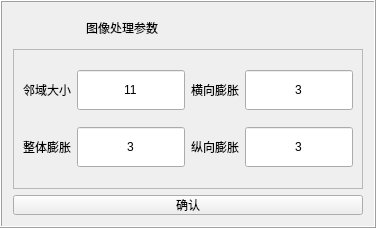
            <widget class="QFrame" name="tab2_frame2">
             <property name="sizePolicy">
              <sizepolicy hsizetype="Preferred" vsizetype="Preferred">
               <horstretch>0</horstretch>
               <verstretch>0</verstretch>
              </sizepolicy>
             </property>
             <property name="minimumSize">
              <size>
               <width>0</width>
               <height>0</height>
              </size>
             </property>
             <property name="maximumSize">
              <size>
               <width>16777215</width>
               <height>280</height>
              </size>
             </property>
             <property name="frameShape">
              <enum>QFrame::Box</enum>
             </property>
             <property name="frameShadow">
              <enum>QFrame::Raised</enum>
             </property>
             <layout class="QVBoxLayout" name="verticalLayout_4">
              <item>
               <widget class="QLabel" name="label_35">
                <property name="minimumSize">
                 <size>
                  <width>0</width>
                  <height>30</height>
                 </size>
                </property>
                <property name="maximumSize">
                 <size>
                  <width>16777215</width>
                  <height>40</height>
                 </size>
                </property>
                <property name="styleSheet">
                 <string notr="true">font: 12pt &quot;黑体&quot;;</string>
                </property>
                <property name="text">
                 <string>                      图像处理参数</string>
                </property>
               </widget>
              </item>
              <item>
               <widget class="QFrame" name="frame_2">
                <property name="minimumSize">
                 <size>
                  <width>0</width>
                  <height>140</height>
                 </size>
                </property>
                <property name="styleSheet">
                 <string notr="true">font: 12pt &quot;黑体&quot;;</string>
                </property>
                <property name="frameShape">
                 <enum>QFrame::StyledPanel</enum>
                </property>
                <property name="frameShadow">
                 <enum>QFrame::Raised</enum>
                </property>
                <layout class="QGridLayout" name="gridLayout_2">
                 <item row="0" column="1">
                  <widget class="QLineEdit" name="lineEdit_13">
                   <property name="sizePolicy">
                    <sizepolicy hsizetype="Preferred" vsizetype="Fixed">
                     <horstretch>0</horstretch>
                     <verstretch>0</verstretch>
                    </sizepolicy>
                   </property>
                   <property name="minimumSize">
                    <size>
                     <width>0</width>
                     <height>40</height>
                    </size>
                   </property>
                   <property name="maximumSize">
                    <size>
                     <width>16777215</width>
                     <height>40</height>
                    </size>
                   </property>
                   <property name="text">
                    <string>11</string>
                   </property>
                   <property name="alignment">
                    <set>Qt::AlignCenter</set>
                   </property>
                  </widget>
                 </item>
                 <item row="1" column="2">
                  <widget class="QLabel" name="label_32">
                   <property name="sizePolicy">
                    <sizepolicy hsizetype="Preferred" vsizetype="Fixed">
                     <horstretch>0</horstretch>
                     <verstretch>0</verstretch>
                    </sizepolicy>
                   </property>
                   <property name="minimumSize">
                    <size>
                     <width>0</width>
                     <height>40</height>
                    </size>
                   </property>
                   <property name="maximumSize">
                    <size>
                     <width>16777215</width>
                     <height>40</height>
                    </size>
                   </property>
                   <property name="text">
                    <string>纵向膨胀</string>
                   </property>
                   <property name="alignment">
                    <set>Qt::AlignRight|Qt::AlignTrailing|Qt::AlignVCenter</set>
                   </property>
                  </widget>
                 </item>
                 <item row="0" column="0">
                  <widget class="QLabel" name="label_26">
                   <property name="sizePolicy">
                    <sizepolicy hsizetype="Preferred" vsizetype="Fixed">
                     <horstretch>0</horstretch>
                     <verstretch>0</verstretch>
                    </sizepolicy>
                   </property>
                   <property name="minimumSize">
                    <size>
                     <width>0</width>
                     <height>40</height>
                    </size>
                   </property>
                   <property name="maximumSize">
                    <size>
                     <width>16777215</width>
                     <height>40</height>
                    </size>
                   </property>
                   <property name="text">
                    <string>邻域大小</string>
                   </property>
                   <property name="alignment">
                    <set>Qt::AlignRight|Qt::AlignTrailing|Qt::AlignVCenter</set>
                   </property>
                  </widget>
                 </item>
                 <item row="1" column="1">
                  <widget class="QLineEdit" name="lineEdit_15">
                   <property name="sizePolicy">
                    <sizepolicy hsizetype="Preferred" vsizetype="Fixed">
                     <horstretch>0</horstretch>
                     <verstretch>0</verstretch>
                    </sizepolicy>
                   </property>
                   <property name="minimumSize">
                    <size>
                     <width>0</width>
                     <height>40</height>
                    </size>
                   </property>
                   <property name="maximumSize">
                    <size>
                     <width>16777215</width>
                     <height>40</height>
                    </size>
                   </property>
                   <property name="text">
                    <string>3</string>
                   </property>
                   <property name="alignment">
                    <set>Qt::AlignCenter</set>
                   </property>
                  </widget>
                 </item>
                 <item row="0" column="2">
                  <widget class="QLabel" name="label_31">
                   <property name="sizePolicy">
                    <sizepolicy hsizetype="Preferred" vsizetype="Fixed">
                     <horstretch>0</horstretch>
                     <verstretch>0</verstretch>
                    </sizepolicy>
                   </property>
                   <property name="minimumSize">
                    <size>
                     <width>0</width>
                     <height>40</height>
                    </size>
                   </property>
                   <property name="maximumSize">
                    <size>
                     <width>16777215</width>
                     <height>40</height>
                    </size>
                   </property>
                   <property name="text">
                    <string>横向膨胀</string>
                   </property>
                   <property name="alignment">
                    <set>Qt::AlignRight|Qt::AlignTrailing|Qt::AlignVCenter</set>
                   </property>
                  </widget>
                 </item>
                 <item row="1" column="0">
                  <widget class="QLabel" name="label_28">
                   <property name="sizePolicy">
                    <sizepolicy hsizetype="Preferred" vsizetype="Fixed">
                     <horstretch>0</horstretch>
                     <verstretch>0</verstretch>
                    </sizepolicy>
                   </property>
                   <property name="minimumSize">
                    <size>
                     <width>0</width>
                     <height>40</height>
                    </size>
                   </property>
                   <property name="maximumSize">
                    <size>
                     <width>16777215</width>
                     <height>40</height>
                    </size>
                   </property>
                   <property name="text">
                    <string>整体膨胀</string>
                   </property>
                   <property name="alignment">
                    <set>Qt::AlignRight|Qt::AlignTrailing|Qt::AlignVCenter</set>
                   </property>
                  </widget>
                 </item>
                 <item row="0" column="3">
                  <widget class="QLineEdit" name="lineEdit_18">
                   <property name="sizePolicy">
                    <sizepolicy hsizetype="Preferred" vsizetype="Fixed">
                     <horstretch>0</horstretch>
                     <verstretch>0</verstretch>
                    </sizepolicy>
                   </property>
                   <property name="minimumSize">
                    <size>
                     <width>0</width>
                     <height>40</height>
                    </size>
                   </property>
                   <property name="maximumSize">
                    <size>
                     <width>16777215</width>
                     <height>40</height>
                    </size>
                   </property>
                   <property name="text">
                    <string>3</string>
                   </property>
                   <property name="alignment">
                    <set>Qt::AlignCenter</set>
                   </property>
                  </widget>
                 </item>
                 <item row="1" column="3">
                  <widget class="QLineEdit" name="lineEdit_19">
                   <property name="sizePolicy">
                    <sizepolicy hsizetype="Preferred" vsizetype="Fixed">
                     <horstretch>0</horstretch>
                     <verstretch>0</verstretch>
                    </sizepolicy>
                   </property>
                   <property name="minimumSize">
                    <size>
                     <width>0</width>
                     <height>40</height>
                    </size>
                   </property>
                   <property name="maximumSize">
                    <size>
                     <width>16777215</width>
                     <height>40</height>
                    </size>
                   </property>
                   <property name="text">
                    <string>3</string>
                   </property>
                   <property name="alignment">
                    <set>Qt::AlignCenter</set>
                   </property>
                  </widget>
                 </item>
                </layout>
               </widget>
              </item>
              <item>
               <widget class="QPushButton" name="pushButton">
                <property name="sizePolicy">
                 <sizepolicy hsizetype="Preferred" vsizetype="Fixed">
                  <horstretch>0</horstretch>
                  <verstretch>0</verstretch>
                 </sizepolicy>
                </property>
                <property name="minimumSize">
                 <size>
                  <width>0</width>
                  <height>20</height>
                 </size>
                </property>
                <property name="maximumSize">
                 <size>
                  <width>16777215</width>
                  <height>20</height>
                 </size>
                </property>
                <property name="styleSheet">
                 <string notr="true">font: 12pt &quot;黑体&quot;;</string>
                </property>
                <property name="text">
                 <string>确认</string>
                </property>
               </widget>
              </item>
             </layout>
            </widget>
